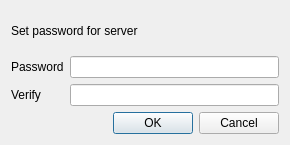
<?xml version="1.0" encoding="UTF-8"?>
<ui version="4.0">
 <class>SetPasswordDialog</class>
 <widget class="QDialog" name="SetPasswordDialog">
  <property name="geometry">
   <rect>
    <x>0</x>
    <y>0</y>
    <width>290</width>
    <height>145</height>
   </rect>
  </property>
  <property name="windowTitle">
   <string>Set Password</string>
  </property>
  <layout class="QVBoxLayout" name="verticalLayout">
   <item>
    <widget class="QLabel" name="infoLabel">
     <property name="text">
      <string>Set password for server</string>
     </property>
    </widget>
   </item>
   <item>
    <layout class="QGridLayout" name="gridLayout">
     <item row="0" column="0">
      <widget class="QLabel" name="label1">
       <property name="text">
        <string>Password</string>
       </property>
      </widget>
     </item>
     <item row="0" column="1">
      <widget class="QLineEdit" name="password1">
       <property name="echoMode">
        <enum>QLineEdit::Password</enum>
       </property>
      </widget>
     </item>
     <item row="1" column="0">
      <widget class="QLabel" name="label2">
       <property name="text">
        <string>Verify</string>
       </property>
      </widget>
     </item>
     <item row="1" column="1">
      <widget class="QLineEdit" name="password2">
       <property name="echoMode">
        <enum>QLineEdit::Password</enum>
       </property>
      </widget>
     </item>
    </layout>
   </item>
   <item>
    <widget class="QDialogButtonBox" name="buttonBox">
     <property name="orientation">
      <enum>Qt::Horizontal</enum>
     </property>
     <property name="standardButtons">
      <set>QDialogButtonBox::Cancel|QDialogButtonBox::Ok</set>
     </property>
    </widget>
   </item>
  </layout>
 </widget>
 <resources/>
 <connections>
  <connection>
   <sender>buttonBox</sender>
   <signal>rejected()</signal>
   <receiver>SetPasswordDialog</receiver>
   <slot>reject()</slot>
   <hints>
    <hint type="sourcelabel">
     <x>316</x>
     <y>260</y>
    </hint>
    <hint type="destinationlabel">
     <x>286</x>
     <y>274</y>
    </hint>
   </hints>
  </connection>
 </connections>
</ui>
